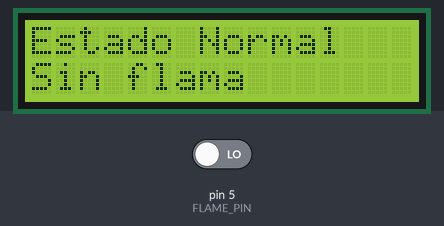
Simulated run of this sketch. Board: Arduino Uno, built with avr-gcc and run on an emulated ATmega328P. Shown: 16×2 character LCD. The inputs (shaded band) are chosen by the test bench; at power-on: pin 5 (FLAME_PIN) LOW. What the sketch prints to the serial monitor is not drawn.

Above: at 3.2 s.
3.3 s: pin 5 (FLAME_PIN) driven HIGH
At 4.2 s:
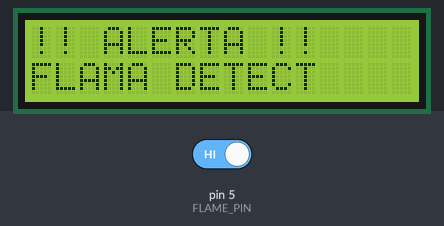
5.1 s: pin 5 (FLAME_PIN) driven LOW
At 5.8 s:
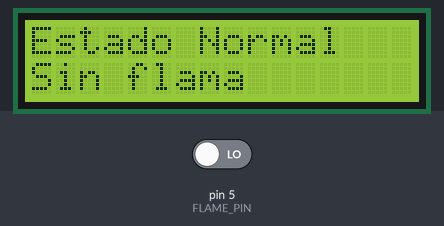
Timing chart, 0 to 8.1 s (numbered marks = the images above; inputs shaded):
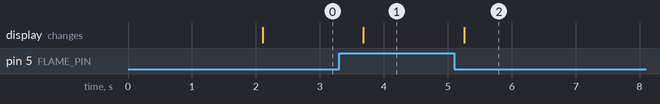

Measured:
- after the input at 3.3 s, the display: changes after 0.38 s (image 1)
- after the input at 5.1 s, the display: changes after 0.16 s (image 2)

The sketch:

KY026.ino
```cpp
#include <Wire.h>
#include <LiquidCrystal_I2C.h>

//
// LCD
//
LiquidCrystal_I2C lcd(0x27, 16, 2);

//
// FLAMA
//
#define FLAME_PIN 5

//
// Variable
//
int flama = 0;

void setup() {

  Serial.begin(9600);

  //
  // LCD
  //
  lcd.init();
  lcd.backlight();

  //
  // Flama
  //
  pinMode(FLAME_PIN, INPUT);

  //
  // Mensaje inicial
  //
  lcd.setCursor(0, 0);
  lcd.print("Prueba Flama");

  delay(2000);

  lcd.clear();
}

void loop() {

  //
  // Lectura
  //
  flama = digitalRead(FLAME_PIN);

  //
  // SERIAL
  //
  Serial.print("FLAMA: ");

  if (flama != 0) {

    Serial.println("DETECTADA");

  } else {

    Serial.println("NO");
  }

  //
  // LCD
  //
  lcd.clear();

  if (flama != 0) {

    lcd.setCursor(0, 0);
    lcd.print("!! ALERTA !!");

    lcd.setCursor(0, 1);
    lcd.print("FLAMA DETECT");

  } else {

    lcd.setCursor(0, 0);
    lcd.print("Estado Normal");

    lcd.setCursor(0, 1);
    lcd.print("Sin flama");
  }

  delay(500);
}
```
